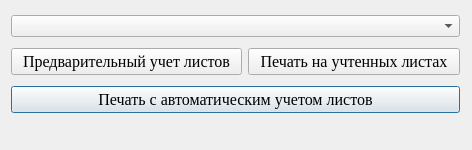
<?xml version="1.0" encoding="UTF-8"?>
<ui version="4.0">
 <class>SelectWindow</class>
 <widget class="QMainWindow" name="SelectWindow">
  <property name="geometry">
   <rect>
    <x>0</x>
    <y>0</y>
    <width>472</width>
    <height>150</height>
   </rect>
  </property>
  <property name="windowTitle">
   <string>MainWindow</string>
  </property>
  <widget class="QWidget" name="centralWidget">
   <property name="enabled">
    <bool>true</bool>
   </property>
   <widget class="QWidget" name="gridLayoutWidget">
    <property name="geometry">
     <rect>
      <x>11</x>
      <y>10</y>
      <width>449</width>
      <height>111</height>
     </rect>
    </property>
    <layout class="QGridLayout" name="gridLayout">
     <item row="1" column="0">
      <widget class="QPushButton" name="printModeAccounting">
       <property name="enabled">
        <bool>true</bool>
       </property>
       <property name="font">
        <font>
         <family>Times New Roman</family>
         <pointsize>12</pointsize>
         <stylestrategy>PreferAntialias</stylestrategy>
        </font>
       </property>
       <property name="text">
        <string>  Предварительный учет листов  </string>
       </property>
       <property name="default">
        <bool>false</bool>
       </property>
      </widget>
     </item>
     <item row="1" column="1">
      <widget class="QPushButton" name="printFromAccountPaper">
       <property name="enabled">
        <bool>true</bool>
       </property>
       <property name="font">
        <font>
         <family>Times New Roman</family>
         <pointsize>12</pointsize>
         <stylestrategy>PreferAntialias</stylestrategy>
        </font>
       </property>
       <property name="text">
        <string>  Печать на учтенных листах  </string>
       </property>
      </widget>
     </item>
     <item row="2" column="0" colspan="2">
      <widget class="QPushButton" name="printWithAccountingPaper">
       <property name="enabled">
        <bool>true</bool>
       </property>
       <property name="font">
        <font>
         <family>Times New Roman</family>
         <pointsize>12</pointsize>
         <stylestrategy>PreferAntialias</stylestrategy>
        </font>
       </property>
       <property name="text">
        <string>Печать с автоматическим учетом листов</string>
       </property>
       <property name="default">
        <bool>true</bool>
       </property>
      </widget>
     </item>
     <item row="0" column="0" colspan="2">
      <widget class="QComboBox" name="printerCBox">
       <property name="enabled">
        <bool>true</bool>
       </property>
      </widget>
     </item>
    </layout>
   </widget>
  </widget>
  <widget class="QStatusBar" name="statusbar">
   <property name="sizeGripEnabled">
    <bool>false</bool>
   </property>
  </widget>
 </widget>
 <resources/>
 <connections/>
</ui>
